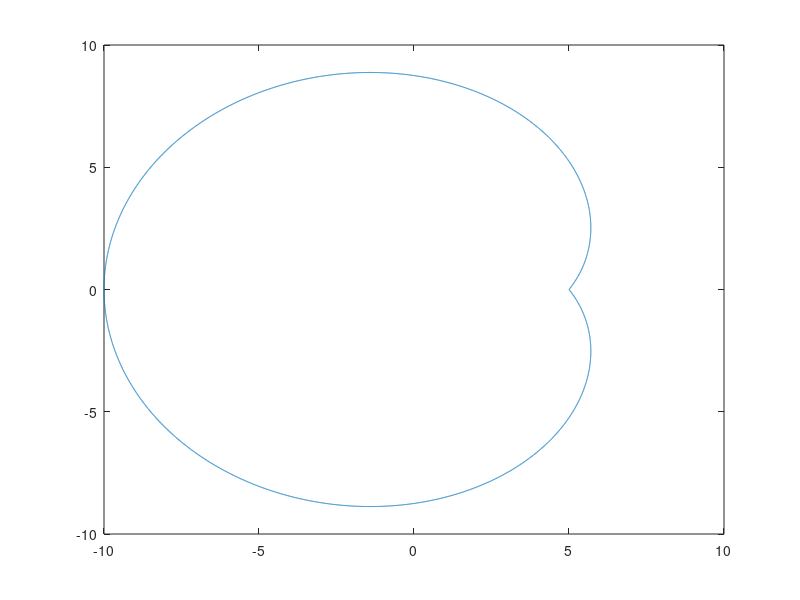

This figure's MATLAB source:
it=1 ; 
r = 5 ; 
for theta= 0 : (2*pi)/10000 : 2*pi 
rad = r*(1 - theta*(theta-2*pi)/(pi*pi)) ;
x(it) = rad * + cos(theta) ;
y(it) = rad * sin(theta);
it = it+1;
end
x(it) = x(1) ;
y(it) = y(1) ;

plot(x,y) ;